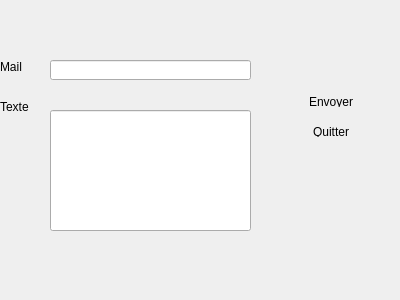
<?xml version="1.0" encoding="UTF-8"?>
<ui version="4.0">
 <class>Mail</class>
 <widget class="QDialog" name="Mail">
  <property name="geometry">
   <rect>
    <x>0</x>
    <y>0</y>
    <width>400</width>
    <height>300</height>
   </rect>
  </property>
  <property name="windowTitle">
   <string>Dialog</string>
  </property>
  <widget class="QPushButton" name="pushButton">
   <property name="geometry">
    <rect>
     <x>260</x>
     <y>90</y>
     <width>142</width>
     <height>23</height>
    </rect>
   </property>
   <property name="styleSheet">
    <string notr="true">QPushButton { 
background-color:#6090;
border-style: outset;

border-radius: 10px;
border-color: beige;
min-width: 10em;
padding: 6px;
}
QPushButton:hover:!pressed {
background-color: rgb(255, 240, 150);
border-style: inset;
}</string>
   </property>
   <property name="text">
    <string>Envoyer</string>
   </property>
  </widget>
  <widget class="QPushButton" name="pushButton_2">
   <property name="geometry">
    <rect>
     <x>260</x>
     <y>120</y>
     <width>142</width>
     <height>23</height>
    </rect>
   </property>
   <property name="styleSheet">
    <string notr="true">QPushButton { 
background-color:#6090;
border-style: outset;

border-radius: 10px;
border-color: beige;
min-width: 10em;
padding: 6px;
}
QPushButton:hover:!pressed {
background-color: rgb(255, 240, 150);
border-style: inset;
}</string>
   </property>
   <property name="text">
    <string>Quitter</string>
   </property>
  </widget>
  <widget class="QLabel" name="label">
   <property name="geometry">
    <rect>
     <x>0</x>
     <y>60</y>
     <width>47</width>
     <height>13</height>
    </rect>
   </property>
   <property name="text">
    <string>Mail</string>
   </property>
  </widget>
  <widget class="QLineEdit" name="lineEdit">
   <property name="geometry">
    <rect>
     <x>50</x>
     <y>60</y>
     <width>201</width>
     <height>20</height>
    </rect>
   </property>
  </widget>
  <widget class="QLabel" name="label_2">
   <property name="geometry">
    <rect>
     <x>0</x>
     <y>100</y>
     <width>47</width>
     <height>13</height>
    </rect>
   </property>
   <property name="text">
    <string>Texte</string>
   </property>
  </widget>
  <widget class="QLineEdit" name="lineEdit_2">
   <property name="geometry">
    <rect>
     <x>50</x>
     <y>110</y>
     <width>201</width>
     <height>121</height>
    </rect>
   </property>
  </widget>
 </widget>
 <resources/>
 <connections/>
</ui>
